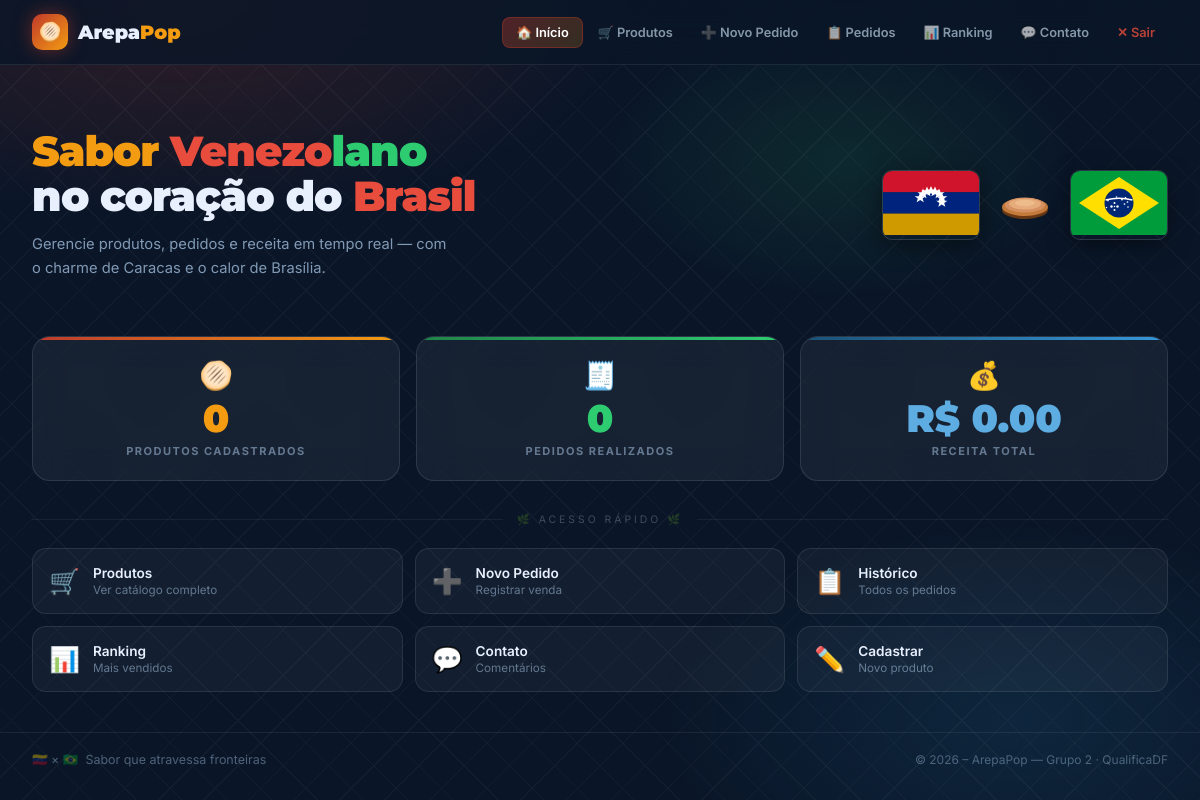
/, run on an earlier commit of the app's database.
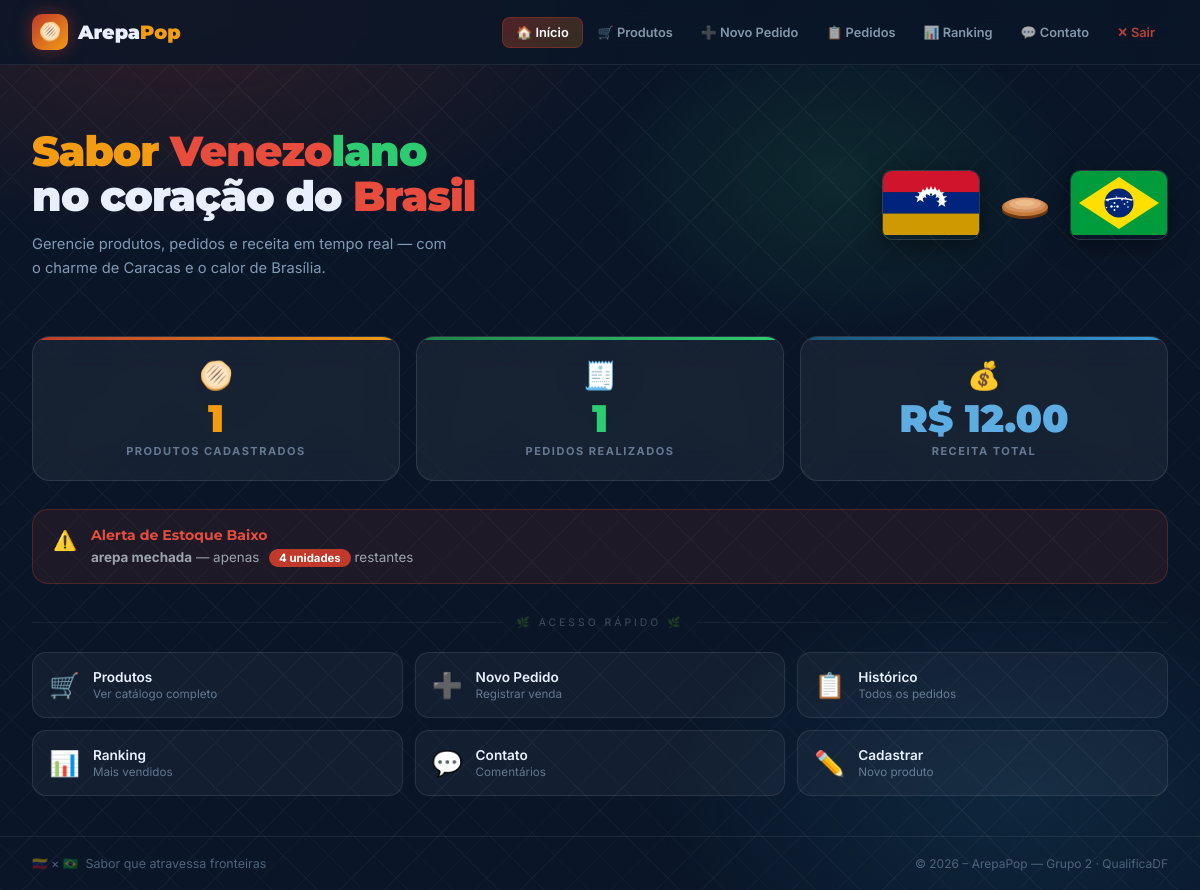
And on a later commit of the database.
### tables this page shows
CREATE TABLE produtos (
            id      INTEGER PRIMARY KEY AUTOINCREMENT,
            nome    TEXT NOT NULL,
            preco   REAL NOT NULL,
            estoque INTEGER NOT NULL DEFAULT 0
        );

### app.py (the view)
@app.route("/")
def index():
    con = conectar()
    cur = con.cursor()
    total_produtos = cur.execute("SELECT COUNT(*) FROM produtos").fetchone()[0]
    total_pedidos  = cur.execute("SELECT COUNT(*) FROM pedidos").fetchone()[0]
    receita = cur.execute("SELECT SUM(total) FROM pedidos").fetchone()[0] or 0
    alertas = cur.execute(
        "SELECT nome, estoque FROM produtos WHERE estoque < 5"
    ).fetchall()
    con.close()
    return render_template("index.html",
        total_produtos=total_produtos,
        total_pedidos=total_pedidos,
        receita=receita,
        alertas=alertas
    )

### banco.py (called while the page is built)
def conectar():
    return sqlite3.connect("cantina.db")

### templates/index.html (shortened to what this page needs)
<!DOCTYPE html>
<html lang="pt-BR">
<head>
</head>
<body>
<nav>
  <div class="nav-inner">
    <a href="/" class="nav-logo">
      <div class="logo-icon">🫓</div>
      <span class="logo-text">Arepa<span>Pop</span></span>
    </a>
    <ul class="nav-links">
      <li class="active"><a href="/">🏠 Início</a></li>
      <li><a href="/produtos">🛒 Produtos</a></li>
      <li><a href="/novo-pedido">➕ Novo Pedido</a></li>
      <li><a href="/pedidos">📋 Pedidos</a></li>
      <li><a href="/ranking">📊 Ranking</a></li>
      <li><a href="/contato">💬 Contato</a></li>
      <li class="logout"><a href="/logout">✕ Sair</a></li>
    </ul>
  </div>
</nav>
<div class="hero">
  <div class="hero-text">
    <h1>
      <span class="au">Sabor</span> <span class="r">Venezo</span><span class="g">lano</span><br>
      no coração do <span class="r">Brasil</span>
    </h1>
    <p>Gerencie produtos, pedidos e receita em tempo real — com o charme de Caracas e o calor de Brasília.</p>
  </div>
  <div class="hero-flags">
    <div class="flag-frame">
    </div>
    <div class="flag-frame">
    </div>
  </div>
</div>
<div class="stats-grid">
  <div class="stat-card red">
    <span class="stat-icon">🫓</span>
    <div class="stat-value" id="sv-prod">{{ total_produtos }}</div>
    <div class="stat-label">Produtos Cadastrados</div>
  </div>
  <div class="stat-card green">
    <span class="stat-icon">🧾</span>
    <div class="stat-value" id="sv-ped">{{ total_pedidos }}</div>
    <div class="stat-label">Pedidos Realizados</div>
  </div>
  <div class="stat-card blue">
    <span class="stat-icon">💰</span>
    <div class="stat-value">R$ {{ "%.2f"|format(receita) }}</div>
    <div class="stat-label">Receita Total</div>
  </div>
</div>
<div class="section">
  {% if alertas %}
  <div class="alert-box" style="margin-top:1.5rem;">
    <div class="alert-ico">⚠️</div>
    <div>
      <h3>Alerta de Estoque Baixo</h3>
      <ul>
        {% for item in alertas %}
        <li>
          <strong>{{ item[0] }}</strong> — apenas
          <span class="badge-stock">{{ item[1] }} unidades</span> restantes
        </li>
        {% endfor %}
      </ul>
    </div>
  </div>
  {% endif %}
  <div class="divider" style="margin-top:2rem;">
    <div class="divider-line"></div>
    <span class="divider-txt">🌿 acesso rápido 🌿</span>
    <div class="divider-line"></div>
  </div>
  <div class="actions-grid">
    <a href="/produtos" class="action-card">
      <span class="action-emoji">🛒</span>
      <div><div class="action-title">Produtos</div><div class="action-sub">Ver catálogo completo</div></div>
    </a>
    <a href="/novo-pedido" class="action-card">
      <span class="action-emoji">➕</span>
      <div><div class="action-title">Novo Pedido</div><div class="action-sub">Registrar venda</div></div>
    </a>
    <a href="/pedidos" class="action-card">
      <span class="action-emoji">📋</span>
      <div><div class="action-title">Histórico</div><div class="action-sub">Todos os pedidos</div></div>
    </a>
    <a href="/ranking" class="action-card">
      <span class="action-emoji">📊</span>
      <div><div class="action-title">Ranking</div><div class="action-sub">Mais vendidos</div></div>
    </a>
    <a href="/contato" class="action-card">
      <span class="action-emoji">💬</span>
      <div><div class="action-title">Contato</div><div class="action-sub">Comentários</div></div>
    </a>
    <a href="/cadastrar-produto" class="action-card">
      <span class="action-emoji">✏️</span>
      <div><div class="action-title">Cadastrar</div><div class="action-sub">Novo produto</div></div>
    </a>
  </div>
</div>
<footer>
  <div class="footer-inner">
    <span style="font-size:0.78rem;color:rgba(180,210,240,0.4);">🇻🇪 × 🇧🇷 &nbsp;Sabor que atravessa fronteiras</span>
    <p>© 2026 – ArepaPop — Grupo 2 · QualificaDF</p>
  </div>
</footer>
</body>
</html>

What changed in the data, as far as the page shows it:
added produtos: nome "arepa mechada", estoque "4"
Also different on the page:
{{ total_produtos }}: "0" → "1"
{{ total_pedidos }}: "0" → "1"
{{ "%.2f"|format(receita) }}: "0.00" → "12.00"
text now shown: "⚠️ Alerta de Estoque Baixo"
